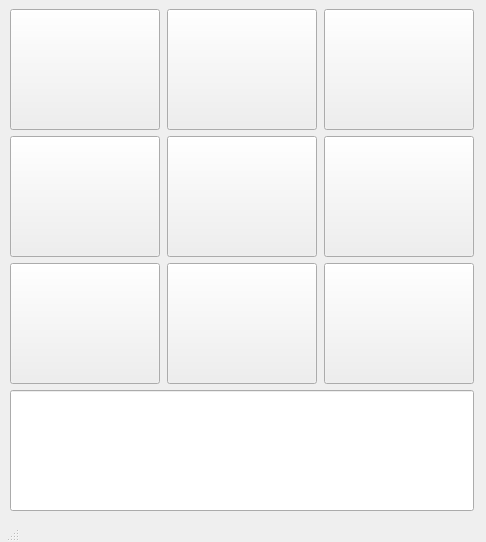
<?xml version="1.0" encoding="UTF-8"?>
<ui version="4.0">
 <class>TicTacToe</class>
 <widget class="QMainWindow" name="TicTacToe">
  <property name="enabled">
   <bool>true</bool>
  </property>
  <property name="geometry">
   <rect>
    <x>0</x>
    <y>0</y>
    <width>486</width>
    <height>542</height>
   </rect>
  </property>
  <property name="sizePolicy">
   <sizepolicy hsizetype="Preferred" vsizetype="Preferred">
    <horstretch>0</horstretch>
    <verstretch>0</verstretch>
   </sizepolicy>
  </property>
  <property name="maximumSize">
   <size>
    <width>780</width>
    <height>600</height>
   </size>
  </property>
  <property name="windowTitle">
   <string>TicTacToe</string>
  </property>
  <widget class="QWidget" name="centralwidget">
   <layout class="QGridLayout" name="gridLayout">
    <item row="2" column="0">
     <widget class="QPushButton" name="Button10">
      <property name="sizePolicy">
       <sizepolicy hsizetype="Preferred" vsizetype="Preferred">
        <horstretch>0</horstretch>
        <verstretch>0</verstretch>
       </sizepolicy>
      </property>
      <property name="maximumSize">
       <size>
        <width>150</width>
        <height>150</height>
       </size>
      </property>
      <property name="font">
       <font>
        <family>Cantarell</family>
        <pointsize>60</pointsize>
       </font>
      </property>
      <property name="text">
       <string/>
      </property>
     </widget>
    </item>
    <item row="2" column="2">
     <widget class="QPushButton" name="Button12">
      <property name="sizePolicy">
       <sizepolicy hsizetype="Preferred" vsizetype="Preferred">
        <horstretch>0</horstretch>
        <verstretch>0</verstretch>
       </sizepolicy>
      </property>
      <property name="maximumSize">
       <size>
        <width>150</width>
        <height>150</height>
       </size>
      </property>
      <property name="font">
       <font>
        <family>Cantarell</family>
        <pointsize>60</pointsize>
       </font>
      </property>
      <property name="text">
       <string/>
      </property>
     </widget>
    </item>
    <item row="3" column="1">
     <widget class="QPushButton" name="Button21">
      <property name="sizePolicy">
       <sizepolicy hsizetype="Preferred" vsizetype="Preferred">
        <horstretch>0</horstretch>
        <verstretch>0</verstretch>
       </sizepolicy>
      </property>
      <property name="maximumSize">
       <size>
        <width>150</width>
        <height>150</height>
       </size>
      </property>
      <property name="font">
       <font>
        <family>Cantarell</family>
        <pointsize>60</pointsize>
       </font>
      </property>
      <property name="text">
       <string/>
      </property>
     </widget>
    </item>
    <item row="1" column="2">
     <widget class="QPushButton" name="Button02">
      <property name="sizePolicy">
       <sizepolicy hsizetype="Preferred" vsizetype="Preferred">
        <horstretch>0</horstretch>
        <verstretch>0</verstretch>
       </sizepolicy>
      </property>
      <property name="maximumSize">
       <size>
        <width>150</width>
        <height>150</height>
       </size>
      </property>
      <property name="font">
       <font>
        <family>Cantarell</family>
        <pointsize>60</pointsize>
       </font>
      </property>
      <property name="text">
       <string/>
      </property>
     </widget>
    </item>
    <item row="3" column="0">
     <widget class="QPushButton" name="Button20">
      <property name="sizePolicy">
       <sizepolicy hsizetype="Preferred" vsizetype="Preferred">
        <horstretch>0</horstretch>
        <verstretch>0</verstretch>
       </sizepolicy>
      </property>
      <property name="maximumSize">
       <size>
        <width>150</width>
        <height>150</height>
       </size>
      </property>
      <property name="font">
       <font>
        <family>Cantarell</family>
        <pointsize>60</pointsize>
       </font>
      </property>
      <property name="text">
       <string/>
      </property>
     </widget>
    </item>
    <item row="3" column="2">
     <widget class="QPushButton" name="Button22">
      <property name="enabled">
       <bool>true</bool>
      </property>
      <property name="sizePolicy">
       <sizepolicy hsizetype="Preferred" vsizetype="Preferred">
        <horstretch>0</horstretch>
        <verstretch>0</verstretch>
       </sizepolicy>
      </property>
      <property name="maximumSize">
       <size>
        <width>150</width>
        <height>150</height>
       </size>
      </property>
      <property name="font">
       <font>
        <family>Cantarell</family>
        <pointsize>60</pointsize>
       </font>
      </property>
      <property name="text">
       <string/>
      </property>
     </widget>
    </item>
    <item row="1" column="1">
     <widget class="QPushButton" name="Button01">
      <property name="sizePolicy">
       <sizepolicy hsizetype="Preferred" vsizetype="Preferred">
        <horstretch>0</horstretch>
        <verstretch>0</verstretch>
       </sizepolicy>
      </property>
      <property name="maximumSize">
       <size>
        <width>150</width>
        <height>150</height>
       </size>
      </property>
      <property name="font">
       <font>
        <family>Cantarell</family>
        <pointsize>60</pointsize>
       </font>
      </property>
      <property name="text">
       <string/>
      </property>
     </widget>
    </item>
    <item row="2" column="1">
     <widget class="QPushButton" name="Button11">
      <property name="sizePolicy">
       <sizepolicy hsizetype="Preferred" vsizetype="Preferred">
        <horstretch>0</horstretch>
        <verstretch>0</verstretch>
       </sizepolicy>
      </property>
      <property name="maximumSize">
       <size>
        <width>150</width>
        <height>150</height>
       </size>
      </property>
      <property name="font">
       <font>
        <family>Cantarell</family>
        <pointsize>60</pointsize>
       </font>
      </property>
      <property name="text">
       <string/>
      </property>
     </widget>
    </item>
    <item row="1" column="0">
     <widget class="QPushButton" name="Button00">
      <property name="sizePolicy">
       <sizepolicy hsizetype="Preferred" vsizetype="Preferred">
        <horstretch>0</horstretch>
        <verstretch>0</verstretch>
       </sizepolicy>
      </property>
      <property name="maximumSize">
       <size>
        <width>150</width>
        <height>150</height>
       </size>
      </property>
      <property name="font">
       <font>
        <family>Cantarell</family>
        <pointsize>60</pointsize>
       </font>
      </property>
      <property name="text">
       <string/>
      </property>
     </widget>
    </item>
    <item row="4" column="0" colspan="3">
     <widget class="QLineEdit" name="Display">
      <property name="sizePolicy">
       <sizepolicy hsizetype="Expanding" vsizetype="Preferred">
        <horstretch>0</horstretch>
        <verstretch>0</verstretch>
       </sizepolicy>
      </property>
     </widget>
    </item>
   </layout>
  </widget>
  <widget class="QStatusBar" name="statusbar">
   <property name="sizePolicy">
    <sizepolicy hsizetype="Fixed" vsizetype="Fixed">
     <horstretch>0</horstretch>
     <verstretch>0</verstretch>
    </sizepolicy>
   </property>
  </widget>
  <widget class="QMenuBar" name="menubar">
   <property name="geometry">
    <rect>
     <x>0</x>
     <y>0</y>
     <width>486</width>
     <height>27</height>
    </rect>
   </property>
  </widget>
 </widget>
 <resources/>
 <connections/>
</ui>
